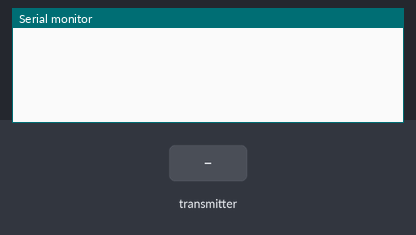
Bench run of a sketch on a simulated ESP32. On the bench: the last lines printed to the serial monitor. The inputs (shaded band) are chosen by the test bench.

Above: at 1.2 s.
1.3 s: the transmitter starts sending humidity = 0
At 1.66 s:
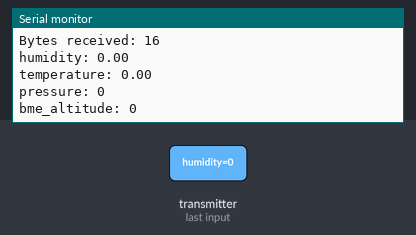
2.8 s: the transmitter starts sending temperature = 25
4.3 s: the transmitter starts sending pressure = 1
5.8 s: the transmitter starts sending bme_altitude = 1024
At 6.16 s:
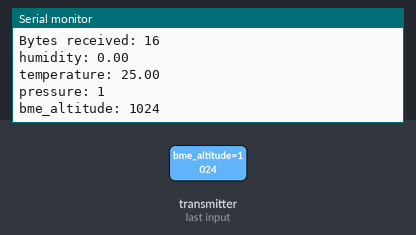
7.3 s: the transmitter starts sending humidity = 25
8.8 s: the transmitter starts sending temperature = 50
Timing chart, 0 to 11.3 s (numbered marks = the images above; inputs shaded):
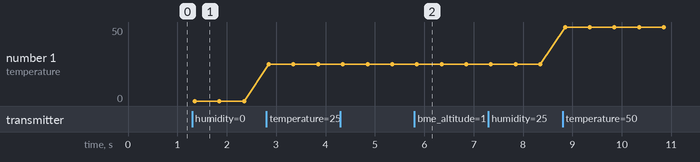

Measured:
- after the input at 1.3 s, the serial monitor: prints a new line after 0.05 s (image 1)
- after the input at 5.8 s, the serial monitor: prints a new line after 0.05 s (image 2)
- plotted number 1: 0 → 25 after the input at 2.8 s, 25 → 50 after the input at 8.8 s

The sketch:

ESP32_RECEIVER.ino
```cpp
////////////////////////////////////////////////////////
////////////////////////////////////////////////////////
////  Author: Jiri Kucera                           ////
////  Description: BME280 sensor data sending,      ////
////               using ESP-NOW - receiver         ////
////  Using board: ESP32 DEV KIT V1                 ////
////////////////////////////////////////////////////////
////////////////////////////////////////////////////////

////////////////////////////////////////////////////////
////  include libraries for esp-now                 ////
////////////////////////////////////////////////////////

#include <esp_now.h>
#include <WiFi.h>

////////////////////////////////////////////////////////
////  struct message                                ////
////////////////////////////////////////////////////////

// Structure to send data
// Must match the sender structure
typedef struct struct_message {
  float humidity;
  float temperature;
  int pressure;
  int bme_altitude;
} struct_message;

// Create a struct_message called SensorData
struct_message SensorData;

////////////////////////////////////////////////////////
////  callback will be executed when data received  ////
////////////////////////////////////////////////////////
void OnDataRecv(const uint8_t * mac, const uint8_t *incomingData, int len) {
  memcpy(&SensorData, incomingData, sizeof(SensorData));

  Serial.print("Bytes received: ");
  Serial.println(len);
  Serial.print("humidity: ");
  Serial.println(SensorData.humidity);
  Serial.print("temperature: ");
  Serial.println(SensorData.temperature);
  Serial.print("pressure: ");
  Serial.println(SensorData.pressure);
  Serial.print("bme_altitude: ");
  Serial.println(SensorData.bme_altitude);
  Serial.println();
}

////////////////////////////////////////////////////////
////  Setup                                         ////
////////////////////////////////////////////////////////

void setup() {
  //initialize serial for debugging and print result
  Serial.begin(115200);
  // Set device as a Wi-Fi Station
  WiFi.mode(WIFI_STA);

  //ESP-NOW init
  if (esp_now_init() != ESP_OK) {
    Serial.println("Error initializing ESP-NOW");
    return;
  }

  //register callback function will be called when data received
  esp_now_register_recv_cb(OnDataRecv);
}

////////////////////////////////////////////////////////
////  Loop                                          ////
////////////////////////////////////////////////////////

void loop() {

}
```
